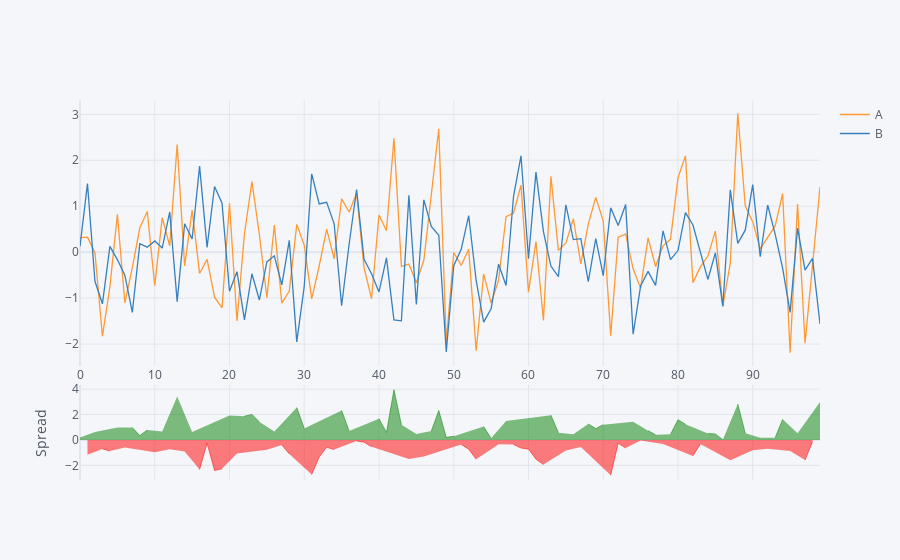

Source (notebook cell):
### Markdown cell above
### Spread Plot

### Code cell
df[['A','B']].iplot(kind='spread')
